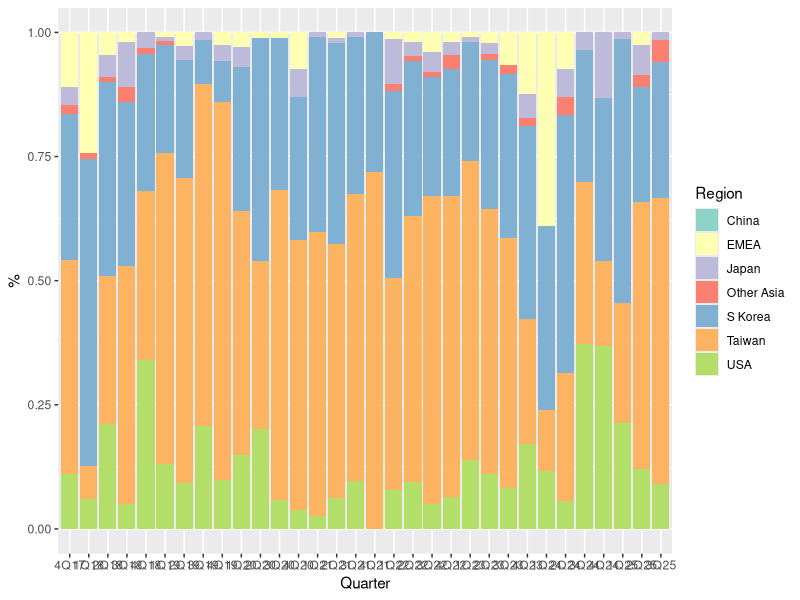
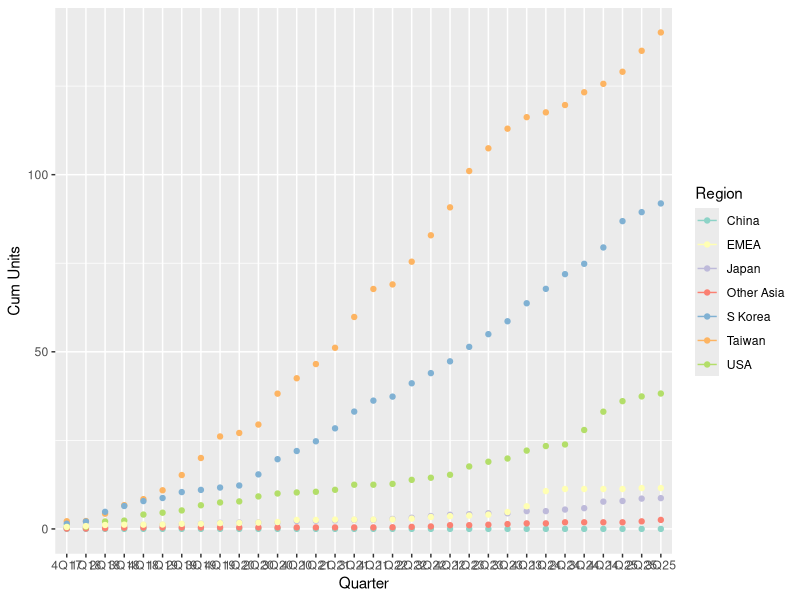
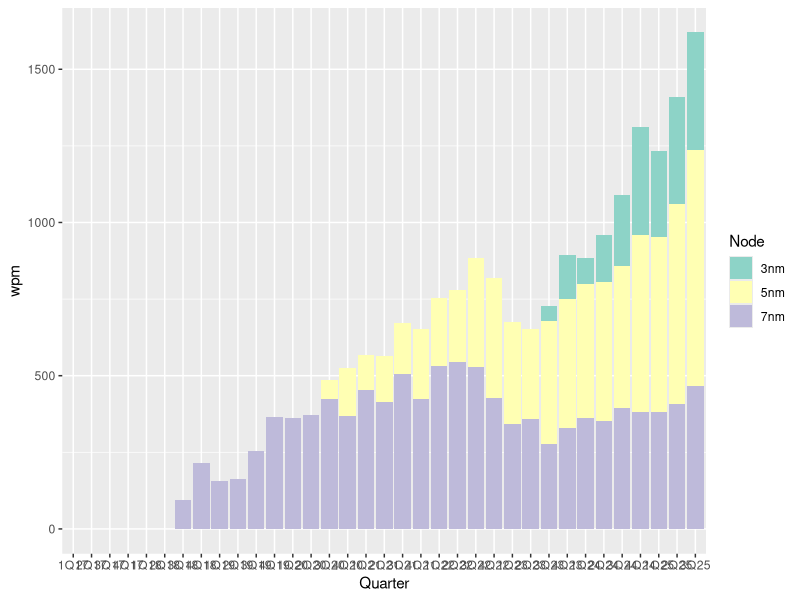
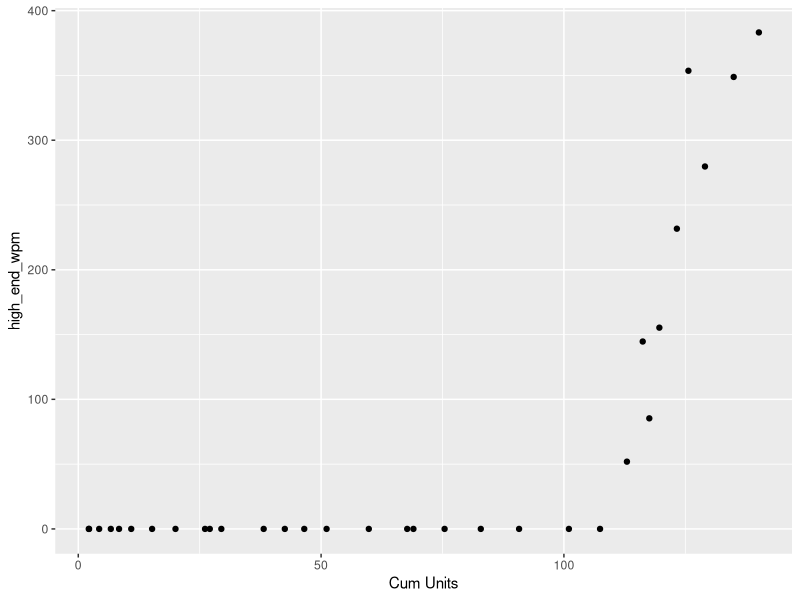

Generate these figures, in order, with R:
library( tidyverse )

ipf <- \( MM, row_target, col_target)
{
  eps <- 1e-9
  MM_old <- matrix( 0, nrow=nrow( MM), ncol = ncol( MM))
  while( sum( abs( MM_old-MM)) > eps )
  {
    MM_old <- MM
    
    row_marginal <- ifelse( row_target > 0, apply( MM, 1, sum ), 1 )
    MM <- MM * row_target / row_marginal
    
    col_marginal <- ifelse( col_target>0, apply( MM, 2, sum ), 1 )
    MM <- t( t( MM) * col_target / col_marginal )
  }
  MM
}

quarter_to_date <- \( quarters )
{
  QQ = str_extract( quarter_levels, "([1-4])Q([0-9]{2})",group=1) |> as.numeric()
  YY = str_extract( quarter_levels, "([1-4])Q([0-9]{2})",group=2) |> as.numeric()
  ymd( paste0( YY, "-",QQ*3-1, "-", 15))
}

quarter_levels <- paste0( rep(1:4, times=10), "Q", rep(15:25, each=4) )


asml_revenue <- read_csv( "asml revenue breakdown.csv") |> 
  mutate( across( `Net Sales`:`EMEA %`, parse_number)) |> 
  mutate( Quarter = factor( Quarter, quarter_levels, ordered=T )) |> 
  mutate( across( `EUV %`:`EMEA %`, \(x) x/100 ))


sales_by_product <- asml_revenue |> 
  mutate( across( `EUV %`:`EMEA %`, \(x) x * `Net Sales` )) |>
  select( Quarter, `EUV %`:`EMEA %` ) |> 
  rename_with( \(c) str_remove( c, " %$"), !starts_with("Qu") ) |> 
  pivot_longer( !starts_with( "Quarter"), names_to="Product line", values_to = "Sales")

units_by_product <- asml_revenue |> 
  select( Quarter, `EUV #`:`I-line #`) |> 
  rename_with( \(c) str_remove( c, " #$"), !starts_with("Qu") ) |> 
  pivot_longer(  !starts_with( "Quarter" ), names_to="Product line", values_to = "Units")

ASP_by_product <- sales_by_product |> 
  left_join( units_by_product, by=join_by( "Quarter", "Product line")) |> 
  filter( !is.na( Units ) ) |> 
  mutate( ASP = Sales / Units ) 

# |> pivot_wider( id_cols = Quarter, names_from=`Product line`, values_from = ASP )


by_product <- asml_revenue |> select( `EUV %`:`Metrology & Inspection %`)
by_region  <- asml_revenue |> select( `China %`:`EMEA %`)

region_names  <- str_remove( colnames( by_region ), " %$")
product_names <- str_remove( colnames( by_product ), " %$")
quarter_names    <- pull( asml_revenue, "Quarter")


rel_strength <- matrix( 1, nrow=ncol( by_product), ncol = ncol( by_region) )


rownames( rel_strength ) <- product_names
colnames( rel_strength ) <- region_names

# export controls
rel_strength[ "EUV", "China"]  = 0
rel_strength[ "ArFi", "China"] = 0.5
# TSMC gets a lot of EUV scanners
rel_strength[ "EUV", "Taiwan"] = 2


fine_attribution <- array( NA, dim=c(  ncol( by_product), ncol( by_region ),  nrow( asml_revenue ) ))
dimnames( fine_attribution ) <- list( product_names, region_names, quarter_names)


for( date_idx in 1:nrow( asml_revenue ))
{
  region_target  <- by_region[date_idx,] |> as.numeric()
  product_target <- by_product[date_idx,] |> as.numeric()
  
  fine_attribution[ ,,date_idx ] <- ipf( rel_strength, product_target, region_target )  
}


EUV_rev  <- as_tibble( t( fine_attribution[ "EUV",,] )) |> 
  mutate( norm = rowSums( across( everything() ))) |> 
  mutate( across( everything(), \(x) x/norm )) |> 
  select( -norm ) |> 
  mutate( 
      Quarter = factor( quarter_names, levels = quarter_levels, ordered=T),
      `Product line` = "EUV" 
  ) |> 
  pivot_longer( `China`:`EMEA`,names_to="Region", values_to = "%")
  
ggplot( EUV_rev, aes( x=Quarter, y=`%`,fill=Region)) +geom_col() + scale_fill_brewer(palette= "Set3")




EUV_units <- EUV_rev |> 
  left_join( units_by_product, by = join_by( Quarter, `Product line`) ) |> 
  mutate( Units = Units * `%`) |> 
  select( -`%`) |> 
  group_by( Region ) |> 
  mutate( `Cum Units` = cumsum( Units )) |> 
  ungroup()

ggplot( EUV_units, aes( x=Quarter, y=`Cum Units`,color=Region)) +geom_line() + geom_point()+ scale_color_brewer(palette= "Set3")

#1Q19 11
#4Q19 26
#
#3Q23 113
#ut of 202  (113/202 = 56%)
EUV_units |> filter( Quarter == "1Q19", Region == "Taiwan" ) |> pull( `Cum Units`)
EUV_units |> filter( Quarter == "3Q23", Region == "Taiwan" ) |> pull( `Cum Units`)
EUV_units |> filter( Quarter == "3Q23") |> pull( `Cum Units`) |> sum()

EUV_units





##
## TSMC units from 
##

tsmc_revenue0 <- read_csv( "tsmc revenue breakdown.csv") |> 
  mutate( across( `3nm`:`0.25um+`, \(x) x/100)) |> 
  mutate( Quarter = factor( Quarter, quarter_levels, ordered=T))
  
node_levels <- c(  "3nm", "5nm", "7nm", "10nm", "16/20nm", "10nm-20nm", "20nm", "28nm", "40/45nm", "40nm-90nm", "65nm", "90nm",  "0.1um+", "0.11/0.13um", "0.15/0.18um", "0.25um+")

wafer_asp <- tibble( 
  Node = factor( c( "3nm", "5nm", "7nm", "10nm-20nm",  "28nm","40nm-90nm", "0.1um+" ), node_levels, ordered=T),
  ASP  = c( 20,	16,	10,	6,	3,	2.6,	2 )
)

# price_factor <- tibble( 
#   Quarter = pull( tsmc_revenue0, "Quarter"),
#   Factor = c( 0.8,0.8,0.8,0.9,0.95,1,1,1,1,1,1,1,1,1,1,1,1,1,1.1 )
# )


tsmc_revenue <- tsmc_revenue0 |> 
  mutate( 
      `10nm-20nm` = `10nm`+`16/20nm`+`16nm`+`20nm`,
      `40nm-90nm` = `40/45nm` + `65nm` + `90nm`,
      `0.1um+` = `0.11/0.13um`+`0.15/0.18um`+`0.25um+`
  ) |> 
  select( -`10nm`,-`16/20nm`,-`16nm`,-`20nm`, -`40/45nm`,-`65nm`, -`65nm`, -`90nm`, -`0.11/0.13um`,-`0.15/0.18um`,-`0.25um+`) |> 
  rename_with( \(x) paste0( x," %"), `3nm`:`0.1um+`) |> 
  mutate( across( `3nm %`:`0.1um+ %`, \(x) x*Revenue, .names= "{.col}rev" )) |> 
  rename_with( \(x) str_replace( x,"%rev", "rev"), `3nm %rev`:`0.1um+ %rev`)

est_wafers <- tsmc_revenue |> 
  select( Quarter, `3nm rev`:`0.1um+ rev`) |> 
  rename_with( \(x) str_remove( x," rev$" ), `3nm rev`:`0.1um+ rev`) |> 
  pivot_longer( `3nm`:`0.1um+`, names_to = "Node", values_to = "Revenue") |> 
  mutate( Node = factor( Node, node_levels, ordered=T)) |> 
  #left_join( price_factor, by = "Quarter") |> 
  left_join( wafer_asp, by = "Node") |> 
  #mutate( wpm = Revenue / Factor / ASP / 3 ) 
  mutate( wpm = Revenue / ASP  ) 
  

pp<- filter(est_wafers, Node == "3nm" | Node == "5nm" | Node== "7nm" )

ggplot( pp, aes( x=Quarter, y=wpm, fill = Node) ) + geom_col() + scale_fill_brewer(palette= "Set3")

#xx <- est_wafers |> filter( Node == "3nm" | Node == "5nm" | Node== "7nm" ) |> 
  xx <- est_wafers |> filter( Node == "3nm" ) |> 
  group_by( Quarter) |> 
  summarize( high_end_wpm = sum( wpm )) |> 
  left_join( filter( EUV_units, Region == "Taiwan" ), by = "Quarter")

xx
ggplot( xx, aes( x=`Cum Units`, y= high_end_wpm)) + geom_point()
